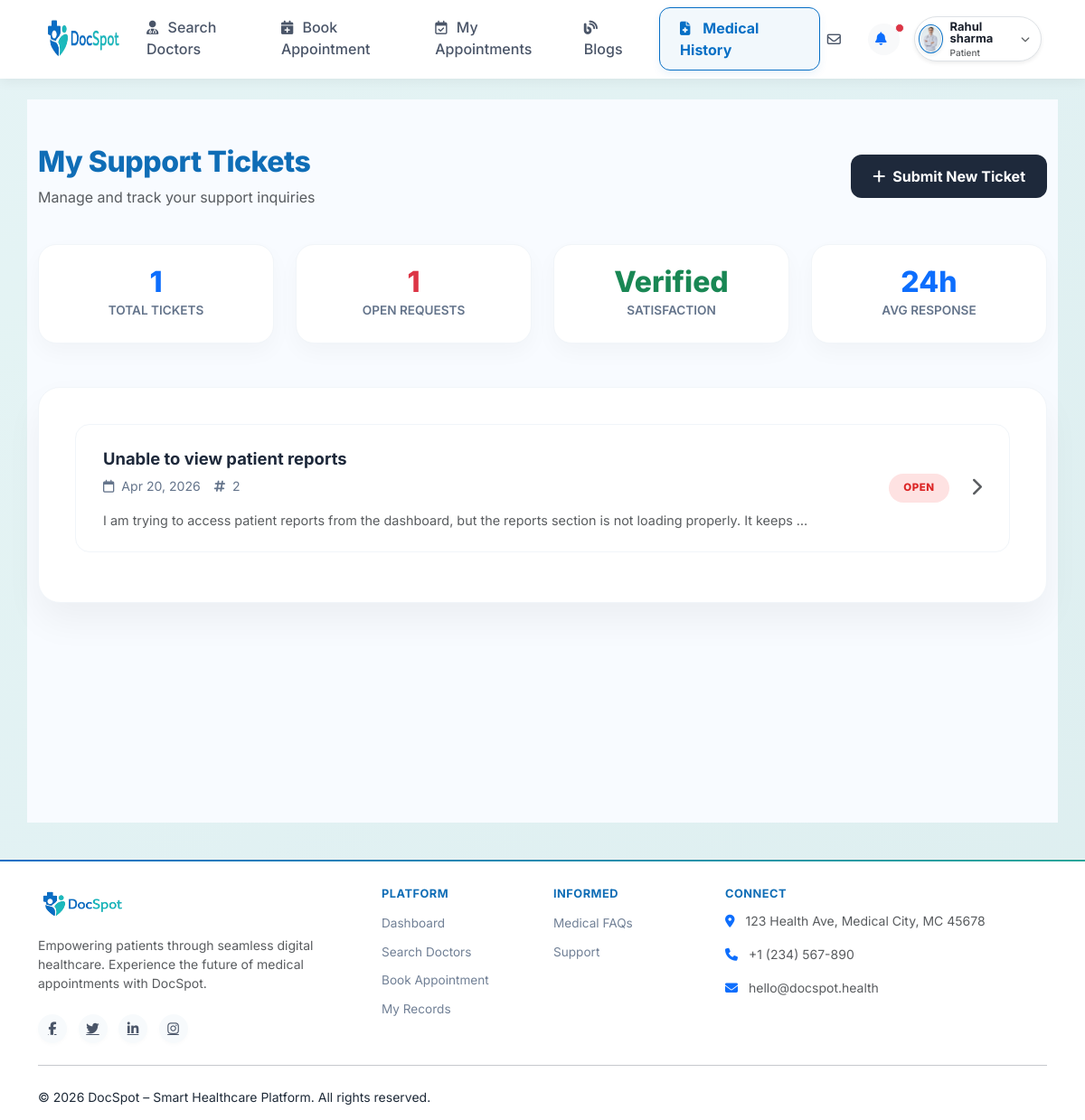
The page /my-support-tickets/ (signed in) on the database its author committed.
### user/models.py (models this page shows, shortened)
class tblSupportTicket(models.Model):
    STATUS_CHOICES = [
        ('open', 'Open'),
        ('in_progress', 'In Progress'),
        ('resolved', 'Resolved'),
        ('closed', 'Closed'),
    ]
    ticketID = models.AutoField(primary_key=True)
    userID = models.ForeignKey(tblUser, on_delete=models.SET_NULL, null=True, blank=True)
    name = models.TextField(max_length=100)
    email = models.TextField(max_length=100)
    subject = models.TextField(max_length=150)
    message = models.TextField(max_length=1000)
    status = models.CharField(max_length=20, choices=STATUS_CHOICES, default='open')
    createdDT = models.DateTimeField(auto_now_add=True)

### user/views.py (the view)
# urls.py: path('my-support-tickets/', views.mySupportTickets, name='mySupportTickets'),
def mySupportTickets(request):
    user_id = request.session.get('user_id') or request.session.get('userID')
    user_context = tblUser.objects.filter(userID=user_id).first() if user_id else None
    if not user_context:
        return redirect('Login')
    tblSupportTicket.objects.filter(email=user_context.email, userID__isnull=True).update(userID=user_context)
    my_tickets = tblSupportTicket.objects.filter(userID=user_context).order_by('-createdDT')
    open_tickets_count = my_tickets.filter(status='open').count()
    base_template = 'base.html' if request.session.get('isDoctor') else 'patient_base.html'
    return render(request, 'my_support_tickets.html', {
        'user_data': user_context,
        'my_tickets': my_tickets,
        'open_tickets_count': open_tickets_count,
        'base_template': base_template
    })

### user/templates/my_support_tickets.html (shortened to what this page needs)
{% extends base_template|default:'patient_base.html' %}
{% block content %}
<div class="dashboard-wrapper">
    <div class="container">
        <div class="page-header d-flex justify-content-between align-items-center">
            <div>
                <h2>My Support Tickets</h2>
                <p class="text-muted mb-0">Manage and track your support inquiries</p>
            </div>
            <a href="{% url 'supportPage' %}" class="btn-new-ticket">
                <i class="fa-solid fa-plus"></i> Submit New Ticket
            </a>
        </div>
        <div class="row g-4 mb-5">
            <div class="col-md-3 stats-col">
                <div class="stats-card">
                    <div class="count">{{ my_tickets|length }}</div>
                    <div class="label">Total Tickets</div>
                </div>
            </div>
            <div class="col-md-3 stats-col">
                <div class="stats-card">
                    <div class="count text-danger">
                        {{ open_tickets_count }}
                    </div>
                    <div class="label">Open Requests</div>
                </div>
            </div>
            <div class="col-md-3 stats-col">
                <div class="stats-card">
                    <div class="count text-success">Verified</div>
                    <div class="label">Satisfaction</div>
                </div>
            </div>
            <div class="col-md-3 stats-col">
                <div class="stats-card">
                    <div class="count">24h</div>
                    <div class="label">Avg Response</div>
                </div>
            </div>
        </div>
        <div class="ticket-list-container">
            {% if my_tickets %}
                {% for ticket in my_tickets %}
                <div class="ticket-item" style="cursor: pointer;" onclick="window.location.href='{% url 'supportTicketDetails' ticket.ticketID %}'">
                    <div class="ticket-info">
                        <div class="ticket-subject">{{ ticket.subject }}</div>
                        <div class="ticket-meta">
                            <span><i class="fa-regular fa-calendar me-1"></i> {{ ticket.createdDT|date:"M d, Y" }}</span>
                            <span><i class="fa-solid fa-hashtag me-1"></i> {{ ticket.ticketID }}</span>
                        </div>
                        <div class="mt-3 text-muted" style="font-size: 0.9rem;">
                            {{ ticket.message|truncatewords:20 }}
                        </div>
                    </div>
                    <div class="d-flex align-items-center gap-4">
                        {% if ticket.status == 'open' %}
                            <span class="status-badge badge-open">Open</span>
                        {% elif ticket.status == 'in_progress' %}
                            <span class="status-badge badge-progress">In Progress</span>
                        {% elif ticket.status == 'resolved' %}
                            <span class="status-badge badge-resolved">Resolved</span>
                        {% elif ticket.status == 'closed' %}
                            <span class="status-badge badge-closed">Closed</span>
                        {% endif %}
                        <div class="text-muted"><i class="fa-solid fa-chevron-right fs-5"></i></div>
                    </div>
                </div>
                {% endfor %}
            {% endif %}
        </div>
    </div>
</div>
{% endblock %}

### user/static/css/docspot-theme.css (style rules this page uses)
:root { --primary-color: #0F6DB6; --primary-dark: #0A5FA1; --secondary-color: #23B6B3; --accent-color: #3ED1C8; --background-color: #F4FAFB; --card-color: #FFFFFF; --text-color: #1E2A38; }
body { background-color: var(--background-color) !important; color: var(--text-color) !important; }
h1, h2, h3, h4, h5, h6, .h1, .h2, .h3, .h4, .h5, .h6 { color: #0F6DB6 !important; }
a { color: var(--primary-color); }
.text-secondary, .text-success { color: var(--secondary-color) !important; }

### user/templates/my_support_tickets.html (style rules this page uses)
:root { --primary-blue: #0d6efd; --dark-navy: #1e293b; --bg-soft: #f8fbff; }
.dashboard-wrapper { min-height: 100vh; background: var(--bg-soft); padding: 50px 0 80px; }
.page-header { margin-bottom: 40px; }
.page-header h2 { font-weight: 800; color: var(--dark-navy); letter-spacing: -0.5px; }
.stats-card { background: #fff; border-radius: 20px; padding: 25px; border: 1px solid #f1f5f9; box-shadow: 0 10px 25px rgba(0,0,0,0.03); height: 100%; display: flex; flex-direction: column; justify-content: center; align-items: center; text-align: center; }
.stats-card .count { font-size: 2rem; font-weight: 800; color: var(--primary-blue); line-height: 1; margin-bottom: 5px; }
.stats-card .label { font-size: 0.85rem; font-weight: 600; color: #64748b; text-transform: uppercase; }
.ticket-list-container { background: #fff; border-radius: 24px; padding: 40px; box-shadow: 0 20px 40px rgba(0,0,0,0.05); border: 1px solid #f1f5f9; }
.ticket-item { background: #fff; border-radius: 16px; padding: 24px 30px; border: 1px solid #f1f5f9; margin-bottom: 15px; transition: all 0.2s ease; display: flex; justify-content: space-between; align-items: center; flex-wrap: wrap; gap: 20px; }
.ticket-info { flex: 1; min-width: 300px; }
.ticket-subject { font-size: 1.15rem; font-weight: 700; color: var(--dark-navy); margin-bottom: 6px; }
.ticket-meta { display: flex; align-items: center; gap: 15px; font-size: 0.88rem; color: #64748b; }
.status-badge { font-size: 0.72rem; font-weight: 800; text-transform: uppercase; letter-spacing: 0.5px; padding: 7px 16px; border-radius: 50px; white-space: nowrap; }
.badge-open { background: #fee2e2; color: #dc2626; }
.btn-new-ticket { background: var(--dark-navy); color: #fff; border-radius: 12px; padding: 12px 24px; font-weight: 700; text-decoration: none; transition: all 0.3s; display: inline-flex; align-items: center; gap: 8px; }

### rows shown on the page
tblSupportTicket: subject "Unable to view patient reports", createdDT "Apr 20, 2026", ticketID "2", message "I am trying to access patient reports from the dashboard, but the reports section is not loading properly. It keeps …", status "OPEN"

### other values the page prints
{{ request.session.user_name }} "Rahul sharma"
{{ my_tickets|length }} "1"
{{ open_tickets_count }} "1"
